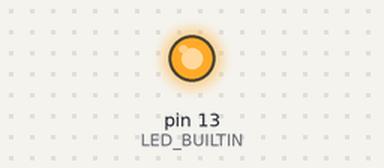
A sketch run on a simulated Arduino Uno, built with avr-gcc and run on an emulated ATmega328P. Parts: output pins drawn as LEDs (lit = HIGH).

Above: at 0.1 s.
At 31.8 s:
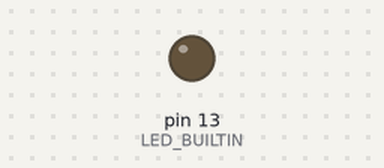
Timing chart, 0 to 40.0 s (numbered marks = the images above):
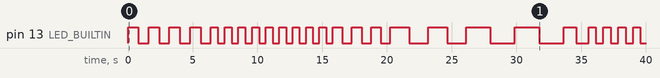

Measured:
- by itself, pin 13 (LED_BUILTIN): LOW → HIGH at 0.00 s, → LOW 0.80 s later, → HIGH 0.80 s later, → LOW 0.80 s later, … (50 changes in this stretch)

The sketch:

pratica_11CIU.ino
```cpp
// C++ code
// authors: Mario Ferrero Fernández, Leopoldo López Reverón,
// Jonay Suárez Ramírez y Samuel Trujillo Santana


float f = 0;
float aux = 0;
float frecmax = 1./500.;
float frecmin = 1./2000.;

void setup()
{
  pinMode(LED_BUILTIN, OUTPUT);
}

void loop()
{
  aux = sin(millis()/5000);
  aux = (aux + 1)/2;
  f = (frecmax-frecmin) * aux + frecmin;
  digitalWrite(LED_BUILTIN, HIGH);
  delay(1./f);
  digitalWrite(LED_BUILTIN, LOW);
  delay(1./f);
}
```
